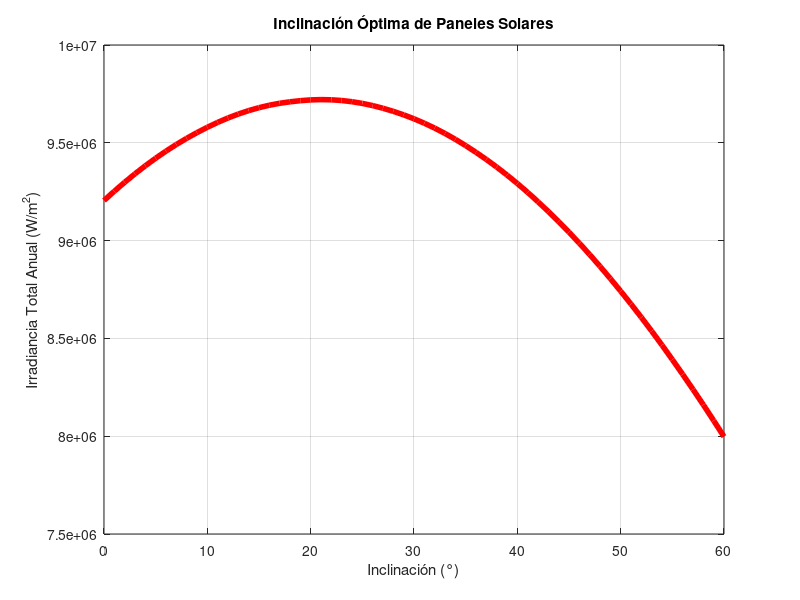

The MATLAB script that drew this image:
% INCLINACIÓN ÓPTIMA - HUGO TORRES OREJUDO
% PAÍS: PUERTO RICO
% CAPITAL: SAN JUAN
% COORDENADAS: 18°27′55″N 66°07′00″O

clear;close all;clc

% ## CONSTANTES ##
Gsc = 1367;        % CONSTANTE SOLAR [W/m^2]
L = 18.465*pi/180; % LATITUD DE SAN JUAN EN RADIANES
A = 0.008;         % ALTITUD DE SAN JUAN EN KM
n = 1:365;         % VECTOR DÍAS DEL AÑO
ref = 0.2;         % REFLECTIVIDAD

% ## DECLINACIÓN SOLAR ##
d = 23.45.*sin(2*pi*(284+n)/365)*pi/180; % RADIANES

% ## ÁNGULOS HORARIOS ##
w = -180:15/4:180; % DE [180°,180°] EN INTERVALOS DE 3.75°
w = w*pi/180;      % RADIANES

% ## MATRICES DÍAS Y ÁNGULOS HORARIOS ##
dr = repmat(d',1,length(w));
wr = repmat(w,length(n),1);

% ## IRRADIANCIA EXTRATERRESTRE DIARIA ##
Gon = Gsc.*(1+0.033*cos(2*pi*n/365));
Gonr = repmat(Gon',1,length(w));

% ## MATRIZ DE RESULTADOS ##
b_grados = 0:1:60; % INCLINACIONES DE [0°,60°] EN PASOS DE 1°
irr_anual = zeros(size(b_grados));

for i = 1:length(b_grados)
% ## INCLINACIÓN i EN RADIANES ##
B = b_grados(i)*pi/180;

% ## COSENO DEL ÁNGULO DE INCIDENCIA ##
costheta = sin(dr).*sin(L).*cos(B)...
   - sin(dr).*cos(L).*sin(B).*cos(0)...
   + cos(dr).*cos(L).*cos(B).*cos(wr)...
   + cos(dr).*sin(L).*sin(B).*cos(0).*cos(wr)...
   + cos(dr).*sin(B).*sin(0).*sin(wr);
costheta(costheta<0) = 0; % VALORES NEGATIVOS == 0

% ## IRRADIANCIA GLOBAL SOBRE SUPERFICIE INCLINADA ##
Gon2 = Gonr.*costheta;

% ## TRANSMISIBILIDAD DIRECTA ##
costhetazs = sin(dr).*sin(L)+cos(dr).*cos(L).*cos(wr);
costhetazs(costhetazs<0) = 0;
k = 1.02*(0.2711+0.01858*(2.5-A)^2);
a0 = 1.03*(0.4237-0.00821*(6-A)^2);
a1 = 1.01*(0.5055+0.00595*(6.5-A)^2);
Tb = a0+a1.*exp(-k./costhetazs);

% ## IRRADIANCIA DIRECTA Y DIFUSA ##
Gon2b = Gon2.*Tb;    % IRRADIANCIA DIRECTA
Td = 0.271-0.294*Tb; % TRANSMISIBILIDAD DIFUSA
Gon2d = Gon2.*Td;    % IRRADIANCIA DIFUSA

% ## IRRADIANCIA TOTAL SOBRE SUPERFICIE INCLINADA ##
Gon2Tot = Gon2b+Gon2d;

% ## ALBEDO REFLEJADO POR SUELO ## 
alb = 0.5.*Gonr.*costhetazs.*ref.*(1-cos(B));

% ## IRRADIANCIA ANUAL ACUMULADA ##
irr_anual(i) = sum(Gon2Tot(:)+alb(:));
end

% ## INCLINACIÓN ÓPTIMA ##
[irr_max,idx_opt] = max(irr_anual);
inc_opt = b_grados(idx_opt);

% ## RESULTADOS ##
disp(['La inclinación óptima en San Juan es de ',num2str(inc_opt),'°']);
disp(['La irradiancia máxima acumulada es de ',num2str(irr_max),' W/m^2']);
figure;
plot(b_grados,irr_anual,'r-','LineWidth',4);
xlabel('Inclinación (°)');
ylabel('Irradiancia Total Anual (W/m^2)');
title('Inclinación Óptima de Paneles Solares');
grid on;

% INCLINACIÓN ÓPTIMA EN SAN JUAN DE 21º
% IRRADIANCIA MÁXIMA ACUMULADA DE 9720845.246 W/m^2
